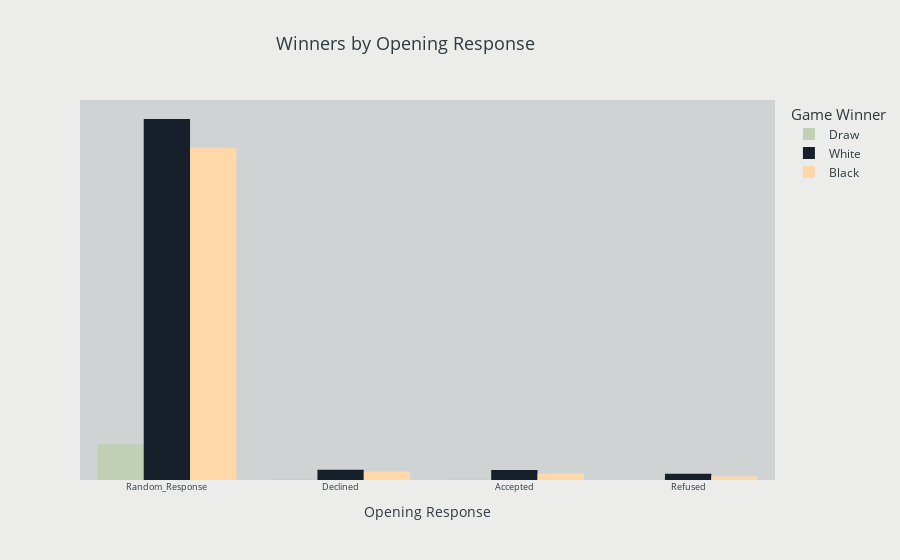

Notebook code for this chart:
### Markdown cell above
<div style="background-color:#F9FBE7; font-weight:bold; color:black; text-align:center">Is winning influenced by the opening response?
</div>

### Code cell
sns.set_style("whitegrid")
fig = px.histogram(df_train, x="opening_response", color="winner", barmode="group",
                   title="Winners by Opening Response",
                   color_discrete_sequence=["#C1D0B5", "#17202A", "#FFD8A9"],
                   labels={"opening_response": "Opening Response", "winner": "Winner"})
fig.update_layout(
    title_font_color="#2E383F", paper_bgcolor="#ECECEB", title_font_size=18, title_x=0.45, font_color="#2E383F",
    plot_bgcolor="#D0D3D4", legend_title_font_size=15, legend_title_font_color="#2E383F",
    legend_title_text="Game Winner")
fig.update_yaxes(showgrid=False, visible=False, title="Count")
fig.update_xaxes(tickfont_size=9)
fig.show()

### Figure 1 — Plotly figure (JSON) as saved in the notebook; plotly's stock layout.template omitted (floating-point values rounded to 4 significant figures; data arrays with more than 128 entries replaced by an {"elided": "..."} marker saying what was removed)
{"data": [{"alignmentgroup": "True", "bingroup": "x", "hovertemplate": "Winner=Draw<br>Opening Response=%{x}<br>count=%{y}<extra></extra>", "legendgroup": "Draw", "marker": {"color": "#C1D0B5", "pattern": {"shape": ""}}, "name": "Draw", "offsetgroup": "Draw", "orientation": "v", "showlegend": true, "type": "histogram", "x": {"elided": "720 str values"}, "xaxis": "x", "yaxis": "y"}, {"alignmentgroup": "True", "bingroup": "x", "hovertemplate": "Winner=White<br>Opening Response=%{x}<br>count=%{y}<extra></extra>", "legendgroup": "White", "marker": {"color": "#17202A", "pattern": {"shape": ""}}, "name": "White", "offsetgroup": "White", "orientation": "v", "showlegend": true, "type": "histogram", "x": {"elided": "7518 str values"}, "xaxis": "x", "yaxis": "y"}, {"alignmentgroup": "True", "bingroup": "x", "hovertemplate": "Winner=Black<br>Opening Response=%{x}<br>count=%{y}<extra></extra>", "legendgroup": "Black", "marker": {"color": "#FFD8A9", "pattern": {"shape": ""}}, "name": "Black", "offsetgroup": "Black", "orientation": "v", "showlegend": true, "type": "histogram", "x": {"elided": "6805 str values"}, "xaxis": "x", "yaxis": "y"}], "layout": {"barmode": "group", "font": {"color": "#2E383F"}, "legend": {"title": {"font": {"color": "#2E383F", "size": 15}, "text": "Game Winner"}, "tracegroupgap": 0}, "paper_bgcolor": "#ECECEB", "plot_bgcolor": "#D0D3D4", "title": {"font": {"color": "#2E383F", "size": 18}, "text": "Winners by Opening Response", "x": 0.45}, "xaxis": {"anchor": "y", "domain": [0, 1], "tickfont": {"size": 9}, "title": {"text": "Opening Response"}}, "yaxis": {"anchor": "x", "domain": [0, 1], "showgrid": false, "title": {"text": "Count"}, "visible": false}}}
